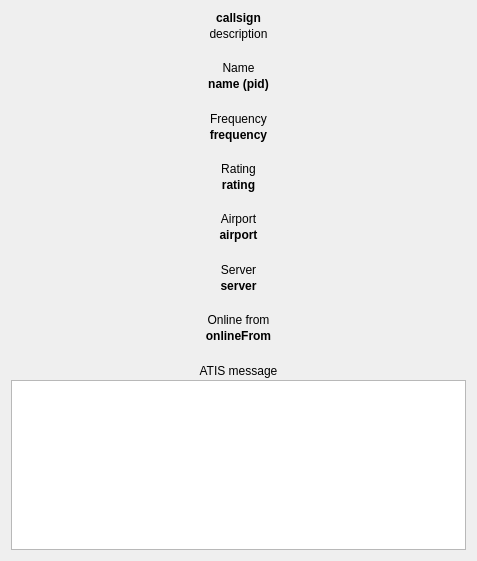
<?xml version="1.0" encoding="UTF-8"?>
<ui version="4.0">
 <class>AtcDetailsWindow</class>
 <widget class="QWidget" name="AtcDetailsWindow">
  <property name="geometry">
   <rect>
    <x>0</x>
    <y>0</y>
    <width>477</width>
    <height>561</height>
   </rect>
  </property>
  <property name="windowTitle">
   <string notr="true">callsign</string>
  </property>
  <layout class="QGridLayout" name="gridLayout">
   <property name="verticalSpacing">
    <number>2</number>
   </property>
   <item row="11" column="0">
    <spacer name="verticalSpacer_3">
     <property name="orientation">
      <enum>Qt::Vertical</enum>
     </property>
     <property name="sizeHint" stdset="0">
      <size>
       <width>20</width>
       <height>40</height>
      </size>
     </property>
    </spacer>
   </item>
   <item row="1" column="0">
    <widget class="QLabel" name="description">
     <property name="text">
      <string notr="true">description</string>
     </property>
     <property name="alignment">
      <set>Qt::AlignCenter</set>
     </property>
    </widget>
   </item>
   <item row="19" column="0">
    <widget class="QLabel" name="onlineFrom">
     <property name="font">
      <font>
       <weight>75</weight>
       <bold>true</bold>
      </font>
     </property>
     <property name="text">
      <string notr="true">onlineFrom</string>
     </property>
     <property name="alignment">
      <set>Qt::AlignCenter</set>
     </property>
    </widget>
   </item>
   <item row="3" column="0">
    <widget class="QLabel" name="label_2">
     <property name="text">
      <string>Name</string>
     </property>
     <property name="alignment">
      <set>Qt::AlignCenter</set>
     </property>
    </widget>
   </item>
   <item row="18" column="0">
    <widget class="QLabel" name="label_7">
     <property name="text">
      <string>Online from</string>
     </property>
     <property name="alignment">
      <set>Qt::AlignCenter</set>
     </property>
    </widget>
   </item>
   <item row="21" column="0">
    <widget class="QLabel" name="label">
     <property name="text">
      <string>ATIS message</string>
     </property>
     <property name="alignment">
      <set>Qt::AlignCenter</set>
     </property>
    </widget>
   </item>
   <item row="6" column="0">
    <widget class="QLabel" name="label_3">
     <property name="text">
      <string>Frequency</string>
     </property>
     <property name="alignment">
      <set>Qt::AlignCenter</set>
     </property>
    </widget>
   </item>
   <item row="17" column="0">
    <spacer name="verticalSpacer_5">
     <property name="orientation">
      <enum>Qt::Vertical</enum>
     </property>
     <property name="sizeHint" stdset="0">
      <size>
       <width>20</width>
       <height>40</height>
      </size>
     </property>
    </spacer>
   </item>
   <item row="16" column="0">
    <widget class="QLabel" name="server">
     <property name="font">
      <font>
       <weight>75</weight>
       <bold>true</bold>
      </font>
     </property>
     <property name="text">
      <string notr="true">server</string>
     </property>
     <property name="alignment">
      <set>Qt::AlignCenter</set>
     </property>
    </widget>
   </item>
   <item row="8" column="0">
    <spacer name="verticalSpacer_2">
     <property name="orientation">
      <enum>Qt::Vertical</enum>
     </property>
     <property name="sizeHint" stdset="0">
      <size>
       <width>20</width>
       <height>40</height>
      </size>
     </property>
    </spacer>
   </item>
   <item row="13" column="0">
    <widget class="QLabel" name="airport">
     <property name="font">
      <font>
       <weight>75</weight>
       <bold>true</bold>
      </font>
     </property>
     <property name="text">
      <string notr="true">airport</string>
     </property>
     <property name="alignment">
      <set>Qt::AlignCenter</set>
     </property>
    </widget>
   </item>
   <item row="22" column="0">
    <widget class="QPlainTextEdit" name="atis">
     <property name="readOnly">
      <bool>true</bool>
     </property>
    </widget>
   </item>
   <item row="10" column="0">
    <widget class="QLabel" name="rating">
     <property name="font">
      <font>
       <weight>75</weight>
       <bold>true</bold>
      </font>
     </property>
     <property name="text">
      <string notr="true">rating</string>
     </property>
     <property name="alignment">
      <set>Qt::AlignCenter</set>
     </property>
    </widget>
   </item>
   <item row="14" column="0">
    <spacer name="verticalSpacer_4">
     <property name="orientation">
      <enum>Qt::Vertical</enum>
     </property>
     <property name="sizeHint" stdset="0">
      <size>
       <width>20</width>
       <height>40</height>
      </size>
     </property>
    </spacer>
   </item>
   <item row="9" column="0">
    <widget class="QLabel" name="label_4">
     <property name="text">
      <string>Rating</string>
     </property>
     <property name="alignment">
      <set>Qt::AlignCenter</set>
     </property>
    </widget>
   </item>
   <item row="20" column="0">
    <spacer name="verticalSpacer_6">
     <property name="orientation">
      <enum>Qt::Vertical</enum>
     </property>
     <property name="sizeHint" stdset="0">
      <size>
       <width>20</width>
       <height>40</height>
      </size>
     </property>
    </spacer>
   </item>
   <item row="4" column="0">
    <widget class="QLabel" name="name">
     <property name="font">
      <font>
       <weight>75</weight>
       <bold>true</bold>
      </font>
     </property>
     <property name="text">
      <string notr="true">name (pid)</string>
     </property>
     <property name="alignment">
      <set>Qt::AlignCenter</set>
     </property>
    </widget>
   </item>
   <item row="0" column="0">
    <widget class="QLabel" name="callsign">
     <property name="font">
      <font>
       <weight>75</weight>
       <bold>true</bold>
      </font>
     </property>
     <property name="text">
      <string notr="true">callsign</string>
     </property>
     <property name="alignment">
      <set>Qt::AlignCenter</set>
     </property>
    </widget>
   </item>
   <item row="5" column="0">
    <spacer name="verticalSpacer">
     <property name="orientation">
      <enum>Qt::Vertical</enum>
     </property>
     <property name="sizeHint" stdset="0">
      <size>
       <width>20</width>
       <height>40</height>
      </size>
     </property>
    </spacer>
   </item>
   <item row="2" column="0">
    <spacer name="verticalSpacer_7">
     <property name="orientation">
      <enum>Qt::Vertical</enum>
     </property>
     <property name="sizeHint" stdset="0">
      <size>
       <width>20</width>
       <height>40</height>
      </size>
     </property>
    </spacer>
   </item>
   <item row="15" column="0">
    <widget class="QLabel" name="label_6">
     <property name="text">
      <string>Server</string>
     </property>
     <property name="alignment">
      <set>Qt::AlignCenter</set>
     </property>
    </widget>
   </item>
   <item row="12" column="0">
    <widget class="QLabel" name="label_5">
     <property name="text">
      <string>Airport</string>
     </property>
     <property name="alignment">
      <set>Qt::AlignCenter</set>
     </property>
    </widget>
   </item>
   <item row="7" column="0">
    <widget class="QLabel" name="frequency">
     <property name="font">
      <font>
       <weight>75</weight>
       <bold>true</bold>
      </font>
     </property>
     <property name="text">
      <string notr="true">frequency</string>
     </property>
     <property name="alignment">
      <set>Qt::AlignCenter</set>
     </property>
    </widget>
   </item>
  </layout>
 </widget>
 <resources/>
 <connections/>
</ui>
